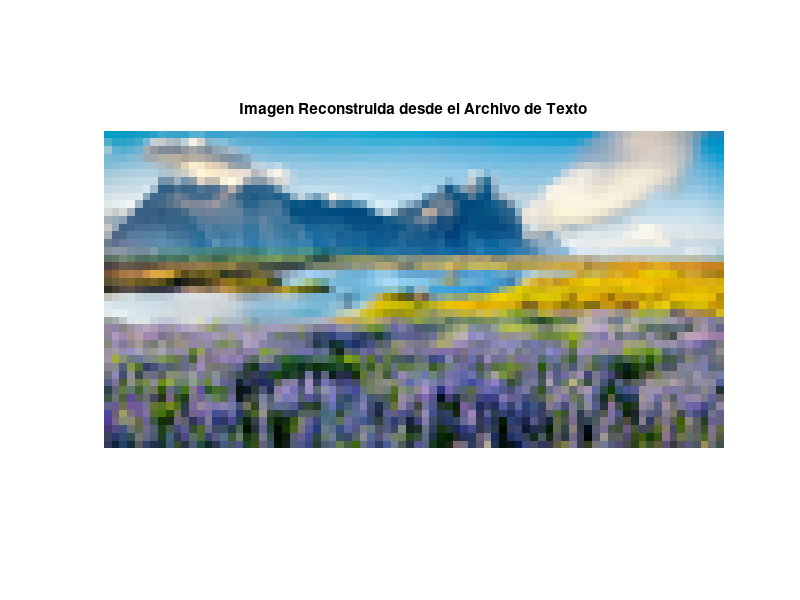

The MATLAB source for this figure:
% DECODIFICADOR COLOR DESDE ARCHIVO
clc; clear; close all;

% 1. Leer el archivo con los bits
fileID = fopen('borrar_formateado.txt', 'r');
lineas = textscan(fileID, '%s');
fclose(fileID);
lineas = lineas{1};

% 2. Unir todas las líneas en una sola cadena
cadena_bits = strjoin(lineas, '');

% 3. Remover los 30 caracteres 'a' al inicio y los 30 'b' al final
cadena_bits = cadena_bits(31:end-30);

% 4. Convertir la cadena de caracteres a un vector de bits
bits = cadena_bits - '0'; % Convierte '0' y '1' a 0 y 1

% 5. Reconstruir la imagen desde los bits
bits_per_pixel = 8; % 8 bits por canal de color
rows = 41; % Alto de la imagen
cols = 80; % Ancho de la imagen
channels = 3; % Número de canales (RGB)

% Convertir los bits en valores de píxeles
img_reconstruida = uint8(reshape(bi2de(reshape(bits, bits_per_pixel, []).', 'left-msb'), rows, cols, channels));

% 6. Mostrar la imagen reconstruida
figure;
imshow(img_reconstruida);
title('Imagen Reconstruida desde el Archivo de Texto');

% 7. Guardar la imagen reconstruida
imwrite(img_reconstruida, 'imagen_reconstruida.png');
disp('✅ Imagen reconstruida y guardada como imagen_reconstruida.png');
